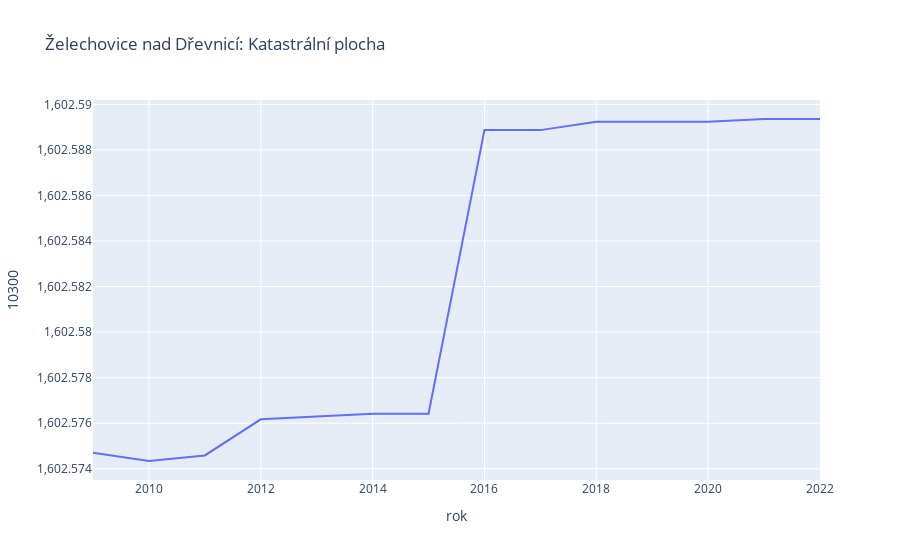

Notebook cell for this chart:
### Code cell
import plotly.express as px

# import plotly.graph_objects as go

uzemiId = 500011
matrix = matrixes_uzemi[uzemiId].sort("rok").to_pandas()
uzemi_nazev = uzemi.filter(pl.col("koduzemi") == uzemiId).get_column("obec")[0]
ukazatel = 10300
ukazatel_nazev = (
    ukazatele.filter(pl.col("kodukaz") == ukazatel)
    .select("nazev")
    .to_pandas()["nazev"][0]
)
px.line(matrix, x="rok", y=str(ukazatel), title=f"{uzemi_nazev}: {ukazatel_nazev}")

### Figure 1 — Plotly figure (JSON) as saved in the notebook; plotly's stock layout.template omitted (floating-point values rounded to 4 significant figures)
{"data": [{"hovertemplate": "rok=%{x}<br>10300=%{y}<extra></extra>", "legendgroup": "", "line": {"color": "#636efa", "dash": "solid"}, "marker": {"symbol": "circle"}, "mode": "lines", "name": "", "orientation": "v", "showlegend": false, "type": "scatter", "x": [2009, 2010, 2011, 2012, 2013, 2014, 2015, 2016, 2017, 2018, 2019, 2020, 2021, 2022], "xaxis": "x", "y": [1603.0, 1603.0, 1603.0, 1603.0, 1603.0, 1603.0, 1603.0, 1603.0, 1603.0, 1603.0, 1603.0, 1603.0, 1603.0, 1603.0], "yaxis": "y"}], "layout": {"legend": {"tracegroupgap": 0}, "title": {"text": "Želechovice nad Dřevnicí: Katastrální plocha"}, "xaxis": {"anchor": "y", "domain": [0, 1], "title": {"text": "rok"}}, "yaxis": {"anchor": "x", "domain": [0, 1], "title": {"text": "10300"}}}}
